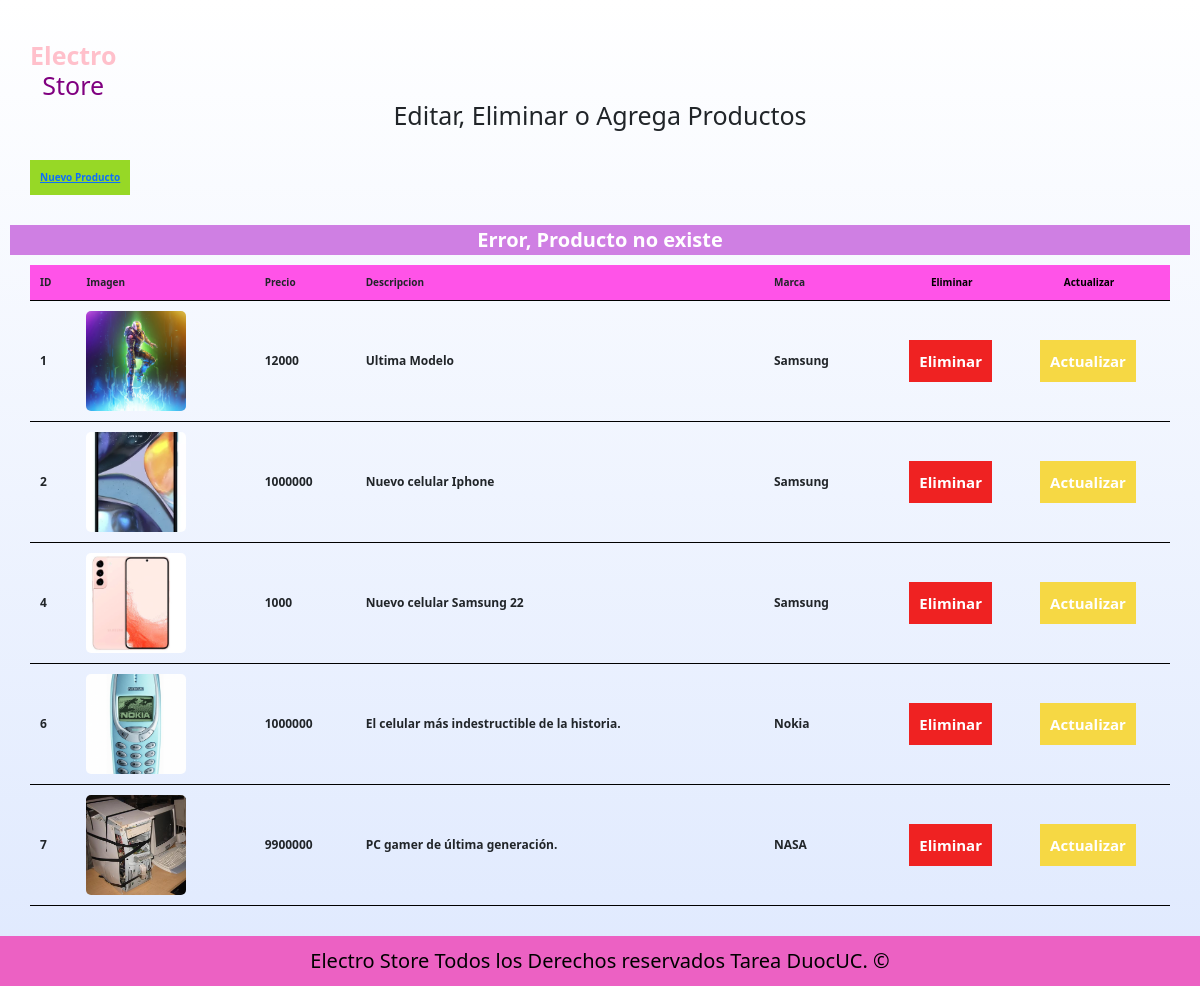
Page /eliminar/88 on the committed database.
### paginas/models.py (models this page shows, shortened)
class Producto(models.Model):
    id_producto =       models.AutoField(primary_key=True)
    titulo =            models.CharField(max_length=60)
    precio =            models.IntegerField()
    imagen =            models.ImageField (upload_to='img', null=True, blank=True)
    descripcion =       models.CharField(max_length=210)
    id_categoria =      models.ForeignKey('Categoria',on_delete=models.CASCADE, db_column='idCategoria')

class Categoria(models.Model):
    id_categoria =      models.AutoField(db_column='idCategoria', primary_key=True)
    categoria =         models.CharField(max_length=30, blank=False, null=False)
    def __str__(self):
        return str(self.categoria)

### paginas/views.py (the view)
# urls.py: path('eliminar/<str:pk>', views.eliminar, name='eliminar'),
def eliminar(request,pk):
    context ={}
    try:
        producto=Producto.objects.get(id_producto=pk)
        producto.delete()
        mensaje= "Eliminado Correctamente"
        productos=Producto.objects.all()
        context ={'productos' : productos, 'mensaje' : mensaje,}
        return render(request, 'paginas/trabajadores/vendedor.html', context)
    except:
        mensaje= "Error, Producto no existe"
        productos=Producto.objects.all()
        context ={'productos' : productos, 'mensaje' : mensaje,}
        return render(request, 'paginas/trabajadores/vendedor.html', context)

### paginas/templates/paginas/trabajadores/vendedor.html (shortened to what this page needs)
{% extends "../../extras/vendedor.html" %}
{% block content%}
{% load static %}
 <h1 style="text-align: center;">Editar, Eliminar o Agrega Productos</h1>
 <div class="contenedor bot">
    <button type="button" class="boton-verde boton1">
        <a  href="{% url 'crear' %}">Nuevo Producto</a>
    </button>
</div>
    <div class="mensaje" id="idMensajes">
        {% if mensaje %}
            {{mensaje}}
        {% endif %}
    </div>
<div class="contenedor">
    <table>
        {% if productos %}
            <th>ID</th>
            <th>Imagen</th>
            <th>Precio</th>
            <th>Descripcion</th>
            <th>Marca</th>
            <th>
                <div class="separacion">
                    <p>Eliminar</p>
                    <p>Actualizar</p>
                </div>
            </th>
            {% for p in productos %}
                <tr>
                    <td>{{ p.id_producto }}</td>
                    <td>
                        {% if p.imagen %}
                            <img class="ven__imagen" src="{{ p.imagen.url }}" alt="imagen Prducto">
                        {% endif %}
                    </td>
                    <td>{{ p.precio }}</td>
                    <td>{{ p.descripcion }}</td>
                    <td>{{ p.id_categoria }}</td>
                    <td >
                        <div class="separacion">
                            <a href="{% url 'eliminar' pk=p.id_producto %}" class=" eliminar boton1 ">Eliminar</a>
                            <a href="{% url 'actualizar' pk=p.id_producto%}" class="agregar boton1">Actualizar</a>
                        </div>
                    </td>
                </tr>
            {% empty %}
                <p>No hay productos disponibles.</p>
            {% endfor %}
        {% endif %}
    </table>
</div>
{%endblock%}

### static/css/css.css (style rules this page uses)
:root { --Blanco: #ffffff; --Oscuro: #000000; ---Wood:burlywood; --Azul: #07eeffe6; --jaune: #FFC017; --Gris: #757575; --GrisClaro: #DFE9FE; ---fuentePrincipal: 'Staatliches', cursive; }
html { font-size: 62.5%; box-sizing: border-box; }
*, *:before, *:after { box-sizing: inherit; }
p { color: var(--Oscuro); font-size: 2rem; }
.contenedor { width: 95%; max-width: 120rem; margin: 0 auto; }
a { text-decoration: none; }
img, picture { width: 100%; display: block; }
h1 { font-size: 3.8rem; }
body { background-color: #57e81d; font-size: 13px; font-family: 'Krub', sans-serif; background-image: linear-gradient(to top , var(--GrisClaro)0% , VAR(--Blanco) 100%); }
.mensaje { display: grid; justify-content: center; background-color: #cf7fe3; color: white; font-size: 2rem; font-weight: bold; text-align: center; margin: 1rem; }
.contenedor th { background-color: #ff53e8; border-bottom: solid 1px #000000; }
.contenedor td { font-weight: 700; font-size: 1.2rem; text-decoration: none; border-bottom: solid 1px #000000; }
.contenedor td a { text-decoration: none; }
table { width: 100%; border-collapse: collapse; }
th, td { padding: 10px; text-align: left; border-bottom: 1px solid #ddd; }
th { background-color: #f2f2f2; }
.separacion { display: flex; justify-content: space-between; }
.separacion p { font-size: 1rem; padding: auto; margin: auto; }
.separacion a { font-size: 1.5rem; padding: auto; margin: auto; }
.ven__imagen { width: 100px; height: 100px; object-fit: cover; border-radius: 5px; }
.agregar, .eliminar { text-align: center; }
.agregar { background-color: #f6d844; color: white; }
.eliminar { background-color: #ef2222; color: white; }

### static/css/boton.css (style rules this page uses)
.boton-verde { background-color: #97d826; border: none; color: #ffffff; display: inline-block; font-weight: 700; margin-top: 2.5rem; padding: 1rem 3rem; text-align: center; text-decoration: none; }
.boton1 { border: none; display: inline-block; font-weight: 700; margin-top: 2.5rem; margin-bottom: 2rem; padding: 1rem ; text-align: center; text-decoration: none; }

### rows in the picture
Producto: id_producto "1", imagen (picture), precio "12000", descripcion "Ultima Modelo", id_categoria "Samsung"
Producto: id_producto "2", imagen (picture), precio "1000000", descripcion "Nuevo celular Iphone", id_categoria "Samsung"
Producto: id_producto "4", imagen (picture), precio "1000", descripcion "Nuevo celular Samsung 22", id_categoria "Samsung"
Producto: id_producto "6", imagen (picture), precio "1000000", descripcion "El celular más indestructible de la historia.", id_categoria "Nokia"
Producto: id_producto "7", imagen (picture), precio "9900000", descripcion "PC gamer de última generación.", id_categoria "NASA"

### other values in the picture
{{ mensaje }} "Error, Producto no existe"
